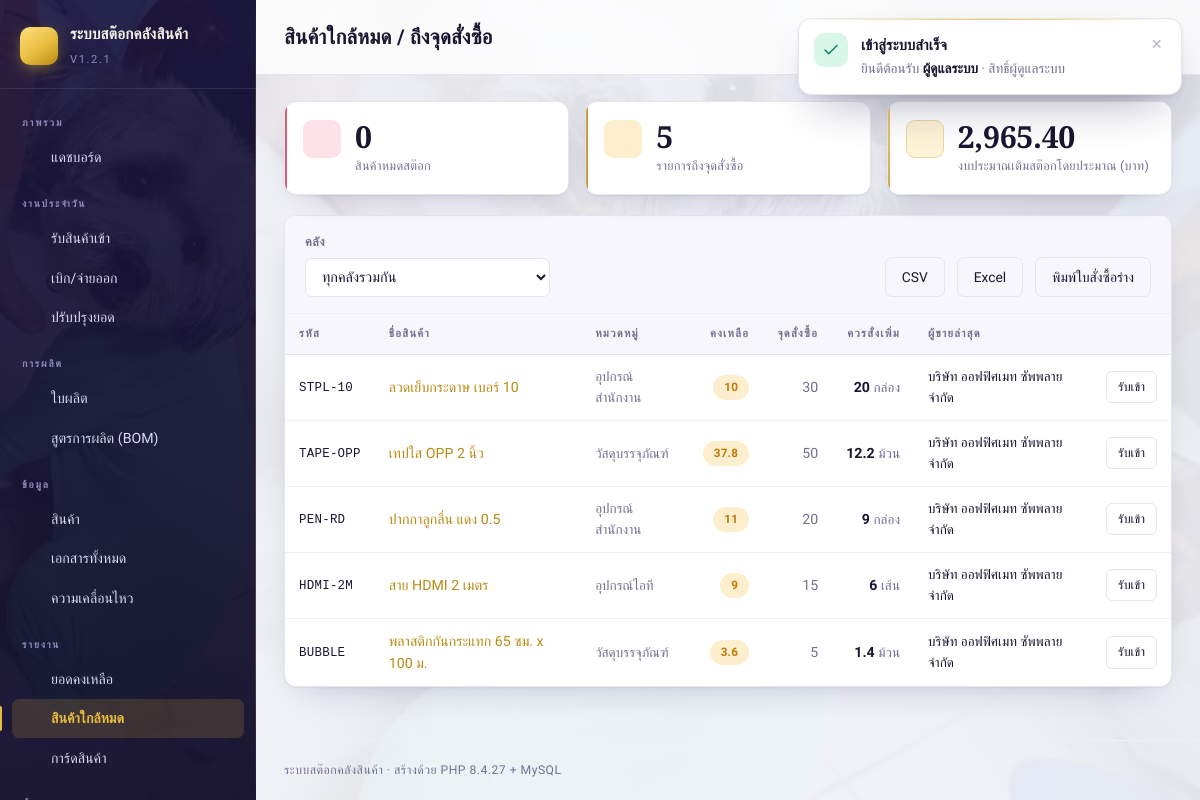
Screenshot of /index.php?p=report_lowstock (signed in) with the database file from the repository.
### tables this page shows
CREATE TABLE `products` (
  `id` int(10) unsigned NOT NULL AUTO_INCREMENT,
  `sku` varchar(50) NOT NULL,
  `barcode` varchar(50) DEFAULT NULL,
  `name` varchar(200) NOT NULL,
  `product_type` enum('MAT','WIP','FG','PACK','OTHER') NOT NULL DEFAULT 'FG',
  `category_id` int(10) unsigned DEFAULT NULL,
  `unit_id` int(10) unsigned DEFAULT NULL,
  `cost_price` decimal(14,2) NOT NULL DEFAULT '0.00',
  `sell_price` decimal(14,2) NOT NULL DEFAULT '0.00',
  `min_stock` decimal(14,3) NOT NULL DEFAULT '0.000',
  `note` varchar(255) DEFAULT NULL,
  `is_active` tinyint(1) NOT NULL DEFAULT '1',
  `created_at` datetime NOT NULL DEFAULT CURRENT_TIMESTAMP,
  `updated_at` datetime NOT NULL DEFAULT CURRENT_TIMESTAMP ON UPDATE CURRENT_TIMESTAMP,
  PRIMARY KEY (`id`),
  UNIQUE KEY `uq_products_sku` (`sku`),
  KEY `idx_products_barcode` (`barcode`),
  KEY `idx_products_name` (`name`),
  KEY `idx_products_type` (`product_type`),
  KEY `fk_products_category` (`category_id`),
  KEY `fk_products_unit` (`unit_id`),
  CONSTRAINT `fk_products_category` FOREIGN KEY (`category_id`) REFERENCES `categories` (`id`) ON DELETE SET NULL,
  CONSTRAINT `fk_products_unit` FOREIGN KEY (`unit_id`) REFERENCES `units` (`id`) ON DELETE SET NULL
);

CREATE TABLE `categories` (
  `id` int(10) unsigned NOT NULL AUTO_INCREMENT,
  `name` varchar(120) NOT NULL,
  `note` varchar(255) DEFAULT NULL,
  `created_at` datetime NOT NULL DEFAULT CURRENT_TIMESTAMP,
  PRIMARY KEY (`id`),
  UNIQUE KEY `uq_categories_name` (`name`)
);

CREATE TABLE `units` (
  `id` int(10) unsigned NOT NULL AUTO_INCREMENT,
  `name` varchar(50) NOT NULL,
  `created_at` datetime NOT NULL DEFAULT CURRENT_TIMESTAMP,
  PRIMARY KEY (`id`),
  UNIQUE KEY `uq_units_name` (`name`)
);

### index.php (called while the page is built, shortened)
<?php
require_once __DIR__ . '/includes/layout.php';
$page = (string)inp('p', 'dashboard');
$file = __DIR__ . '/pages/' . $page . '.php';
require $file;

### includes/db.php (called while the page is built, shortened)
<?php
function db(): PDO
{
    static $pdo = null;
    if ($pdo instanceof PDO) {
        return $pdo;
    }
    $dsn = sprintf('mysql:host=%s;port=%s;dbname=%s;charset=%s', DB_HOST, DB_PORT, DB_NAME, DB_CHARSET);
    try {
        $pdo = new PDO($dsn, DB_USER, DB_PASS, [
            PDO::ATTR_ERRMODE            => PDO::ERRMODE_EXCEPTION,
            PDO::ATTR_DEFAULT_FETCH_MODE => PDO::FETCH_ASSOC,
            PDO::ATTR_EMULATE_PREPARES   => false,
            PDO::ATTR_STRINGIFY_FETCHES  => false,
        ]);
    } catch (PDOException $e) {
        http_response_code(500);
        db_fail_page($e->getMessage());
    }
    return $pdo;
}
function q(string $sql, array $params = []): PDOStatement
{
    $st = db()->prepare($sql);
    $st->execute($params);
    return $st;
}
function qa(string $sql, array $params = []): array
{
    return q($sql, $params)->fetchAll();
}

### includes/auth.php (called while the page is built, shortened)
<?php
function current_user(): ?array
{
    return $_SESSION['user'] ?? null;
}
function user_role(): string
{
    return current_user()['role'] ?? 'guest';
}
function can(string $minRole): bool
{
    $rank = ['guest' => 0, 'viewer' => 1, 'staff' => 2, 'admin' => 3];
    return ($rank[user_role()] ?? 0) >= ($rank[$minRole] ?? 99);
}

### pages/report_lowstock.php (the view, shortened to what this page needs)
<?php
require_once __DIR__ . '/../includes/layout.php';
$whId = inp_int('wh');
$join = $whId
    ? 'LEFT JOIN stock_balances b ON b.product_id = p.id AND b.warehouse_id = ' . (int)$whId
    : 'LEFT JOIN stock_balances b ON b.product_id = p.id';
$rows = qa(
    "SELECT p.id, p.sku, p.name, p.min_stock, p.cost_price,
            c.name AS cat_name, un.name AS unit_name, s.name AS supp_name,
            COALESCE(SUM(b.qty), 0) AS qty
       FROM products p
       LEFT JOIN categories c ON c.id = p.category_id
       LEFT JOIN units un ON un.id = p.unit_id
       LEFT JOIN (
            SELECT d.supplier_id, i.product_id, MAX(d.id) AS last_doc
              FROM stock_doc_items i JOIN stock_docs d ON d.id = i.doc_id
             WHERE d.doc_type = 'IN' AND d.supplier_id IS NOT NULL AND d.status = 'posted'
             GROUP BY d.supplier_id, i.product_id
       ) ls ON ls.product_id = p.id
       LEFT JOIN suppliers s ON s.id = ls.supplier_id
       $join
      WHERE p.is_active = 1
      GROUP BY p.id, p.sku, p.name, p.min_stock, p.cost_price, c.name, un.name, s.name
     HAVING qty <= p.min_stock
      ORDER BY (COALESCE(SUM(b.qty),0) - p.min_stock), p.sku"
);
$outOfStock = 0;
$needValue  = 0.0;
foreach ($rows as $r) {
    $needValue += max(0, (float)$r['min_stock'] - (float)$r['qty']) * (float)$r['cost_price'];
}
?>
<div class="kpis">
  <div class="kpi danger"><span class="kico"><?= icon('warn') ?></span>
    <span><span class="kval"><?= number_format($outOfStock) ?></span><span class="klab">สินค้าหมดสต๊อก</span></span></div>
  <div class="kpi warn"><span class="kico"><?= icon('box') ?></span>
    <span><span class="kval"><?= number_format(count($rows)) ?></span><span class="klab">รายการถึงจุดสั่งซื้อ</span></span></div>
  <div class="kpi"><span class="kico"><?= icon('chart') ?></span>
    <span><span class="kval"><?= money($needValue) ?></span><span class="klab">งบประมาณเติมสต๊อกโดยประมาณ (บาท)</span></span></div>
</div>
<div class="card">
  <form method="get" class="filters">
    <label>คลัง
      <select name="wh" data-autosubmit>
        <option value="">ทุกคลังรวมกัน</option>
      </select>
    </label>
    <?= export_buttons() ?>
    <button type="button" class="btn ghost noprint" onclick="window.print()">พิมพ์ใบสั่งซื้อร่าง</button>
  </form>
  <?php if (!$rows): ?>
    <div class="empty">ยอดสต๊อกทุกรายการสูงกว่าจุดสั่งซื้อ</div>
  <?php else: ?>
  <div class="tablewrap">
    <table class="tbl">
      <thead><tr><th>รหัส</th><th>ชื่อสินค้า</th><th>หมวดหมู่</th>
                 <th class="num">คงเหลือ</th><th class="num">จุดสั่งซื้อ</th>
                 <th class="num">ควรสั่งเพิ่ม</th><th>ผู้ขายล่าสุด</th><th class="noprint"></th></tr></thead>
      <tbody>
      <?php foreach ($rows as $r):
        $qty  = (float)$r['qty'];
        $need = max(0, (float)$r['min_stock'] - $qty); ?>
        <tr>
          <td class="nowrap"><code><?= h($r['sku']) ?></code></td>
          <td><a href="<?= h(url('stock_card', ['id' => $r['id']])) ?>"><?= h($r['name']) ?></a></td>
          <td class="small muted"><?= h($r['cat_name'] ?? '—') ?></td>
          <td class="num"><span class="badge <?= $qty <= 0 ? 'danger' : 'warn' ?>"><?= qty_fmt($qty) ?></span></td>
          <td class="num muted"><?= qty_fmt($r['min_stock']) ?></td>
          <td class="num"><b><?= qty_fmt($need) ?></b> <span class="muted small"><?= h($r['unit_name'] ?? '') ?></span></td>
          <td class="small"><?= h($r['supp_name'] ?? '—') ?></td>
          <td class="right noprint">
            <?php if (can('staff')): ?>
              <a class="btn sm ghost" href="<?= h(url('receive')) ?>">รับเข้า</a>
            <?php endif; ?>
          </td>
        </tr>
      <?php endforeach; ?>
      </tbody>
    </table>
  </div>
  <?php endif; ?>
</div>

### rows the page displays
products: sku "STPL-10", name "ลวดเย็บกระดาษ เบอร์ 10", category.name "อุปกรณ์สำนักงาน", qty "10", min_stock "30", need "20", unit.name "กล่อง", supp_name "บริษัท ออฟฟิศเมท ซัพพลาย จำกัด"
products: sku "TAPE-OPP", name "เทปใส OPP 2 นิ้ว", category.name "วัสดุบรรจุภัณฑ์", qty "37.8", min_stock "50", need "12.2", unit.name "ม้วน", supp_name "บริษัท ออฟฟิศเมท ซัพพลาย จำกัด"
products: sku "PEN-RD", name "ปากกาลูกลื่น แดง 0.5", category.name "อุปกรณ์สำนักงาน", qty "11", min_stock "20", need "9", unit.name "กล่อง", supp_name "บริษัท ออฟฟิศเมท ซัพพลาย จำกัด"
products: sku "HDMI-2M", name "สาย HDMI 2 เมตร", category.name "อุปกรณ์ไอที", qty "9", min_stock "15", need "6", unit.name "เส้น", supp_name "บริษัท ออฟฟิศเมท ซัพพลาย จำกัด"
products: sku "BUBBLE", name "พลาสติกกันกระแทก 65 ซม. x 100 ม.", category.name "วัสดุบรรจุภัณฑ์", qty "3.6", min_stock "5", need "1.4", unit.name "ม้วน", supp_name "บริษัท ออฟฟิศเมท ซัพพลาย จำกัด"

### other values shown
APP_NAME "ระบบสต๊อกคลังสินค้า"
APP_VERSION "1.2.1"
$g['group'] "ภาพรวม"
$it[1] "แดชบอร์ด"
$g['group'] "งานประจำวัน"
$it[1] "รับสินค้าเข้า"
$it[1] "เบิก/จ่ายออก"
$it[1] "ปรับปรุงยอด"
$g['group'] "การผลิต"
$it[1] "ใบผลิต"
$it[1] "สูตรการผลิต (BOM)"
$g['group'] "ข้อมูล"
$it[1] "สินค้า"
$it[1] "เอกสารทั้งหมด"
$it[1] "ความเคลื่อนไหว"
